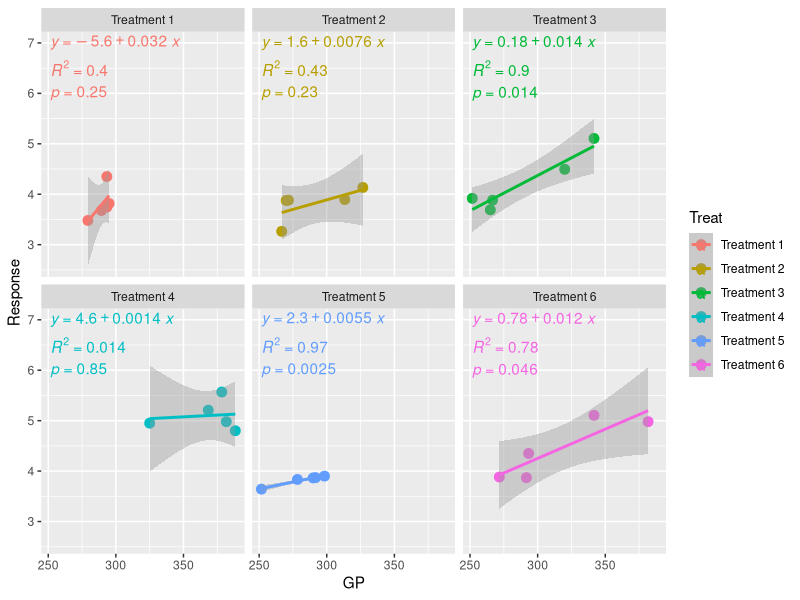
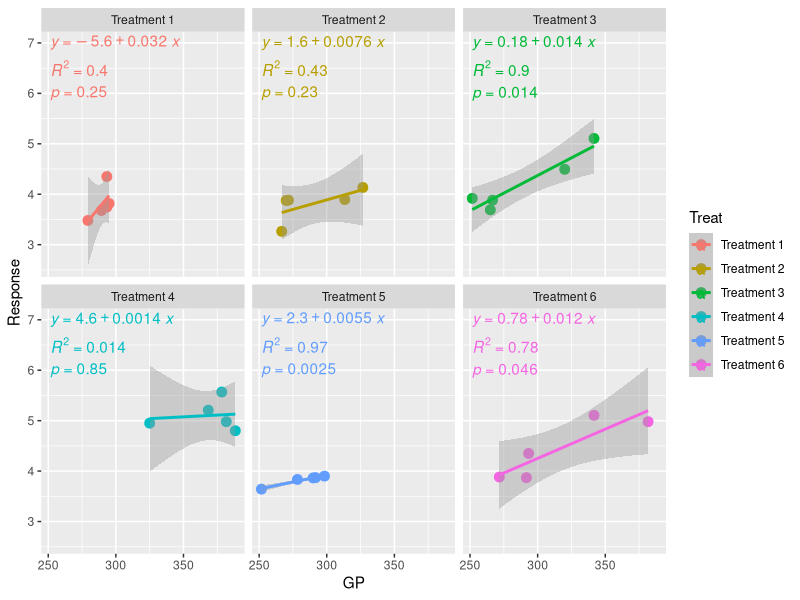
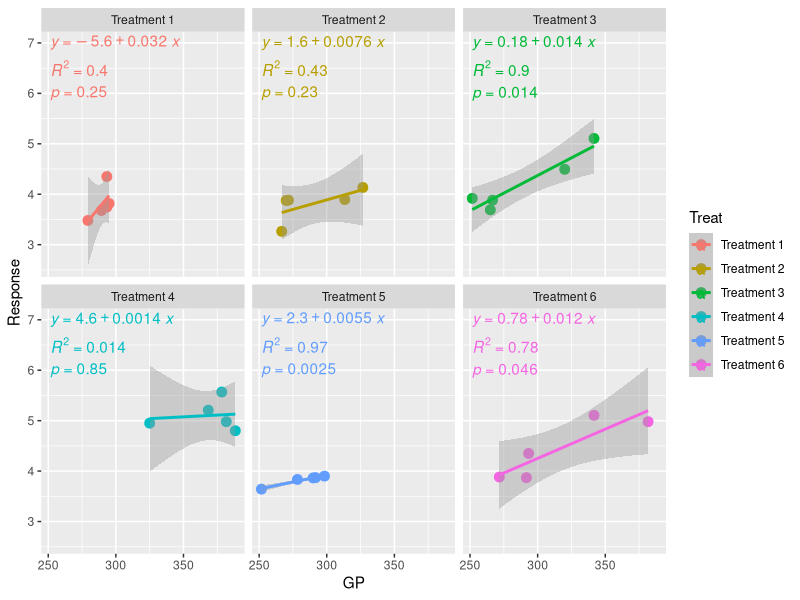
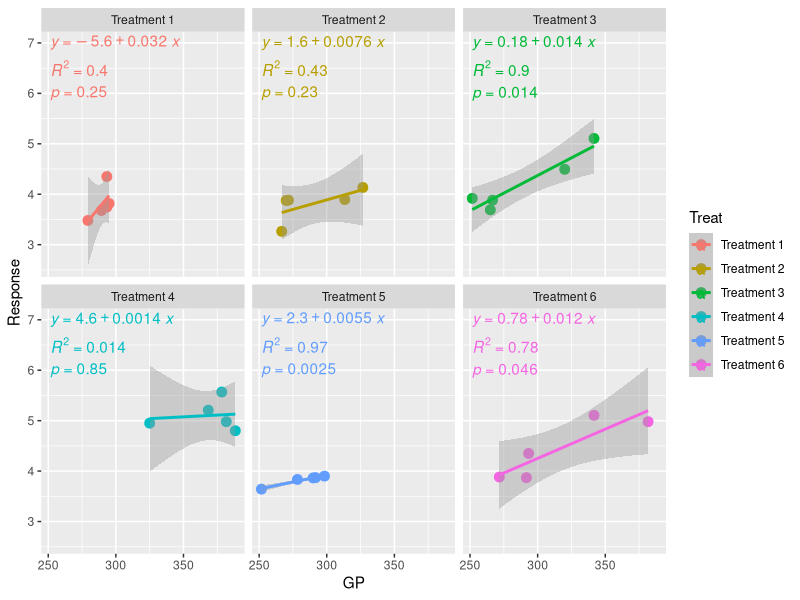

These charts were generated, in order, by the following R code:
## Read a datasets into R
R<-read.csv("Data.csv")
attach(R)

## Start simple regression
SR<-lm(Response~GP,data = R)
## Show the summary results
summary(SR)
## Check the output results
names(SR)
SR$residuals
mean(SR$residuals)


### Dot plot with regression analysis
R<-read.csv("Data.csv")
attach(R)
library(ggpubr)
ggplot(R,aes(x=GP,y=Response*.6,color=Treat))+
  geom_point(size=3)+
  facet_wrap(.~Treat)+
  geom_smooth(method = "lm")+
  stat_regline_equation(aes(label=paste(..eq.label..)),label.y = 7)+
  stat_regline_equation(aes(label=paste(..rr.label..)),label.y = 6.5)+
  stat_cor(aes(label=paste(..p.label..)),label.y = 6.0)+
  ylab("Response")
## Save the graph
ggsave("Figure1.png",width = 12,height = 6,dpi=300)


### Dot plot with regression analysis scale free
R<-read.csv("Data.csv")
attach(R)
library(ggpubr)
ggplot(R,aes(x=GP,y=Response*.6,color=Treat))+
  geom_point(size=3)+
  facet_wrap(.~Treat)+
  geom_smooth(method = "lm")+
  stat_regline_equation(aes(label=paste(..eq.label..)),label.y = 7)+
  stat_regline_equation(aes(label=paste(..rr.label..)),label.y = 6.5)+
  stat_cor(aes(label=paste(..p.label..)),label.y = 6.0)+
  ylab("Response")
## Save the graph
ggsave("Figure2.png",width = 12,height = 6,dpi=300)


